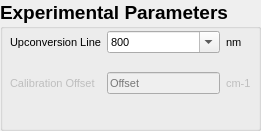
   <widget class="QGroupBox" name="experimental_params">
    <property name="geometry">
     <rect>
      <x>10</x>
      <y>240</y>
      <width>261</width>
      <height>131</height>
     </rect>
    </property>
    <property name="font">
     <font>
      <pointsize>14</pointsize>
      <weight>75</weight>
      <bold>true</bold>
     </font>
    </property>
    <property name="title">
     <string>Experimental Parameters</string>
    </property>
    <widget class="QWidget" name="layoutWidget">
     <property name="geometry">
      <rect>
       <x>10</x>
       <y>18</y>
       <width>241</width>
       <height>91</height>
      </rect>
     </property>
     <property name="font">
      <font>
       <pointsize>8</pointsize>
       <weight>50</weight>
       <bold>false</bold>
      </font>
     </property>
     <layout class="QGridLayout" name="gridLayout_2">
      <item row="4" column="1">
       <widget class="QLineEdit" name="calibrate_offset_box">
        <property name="enabled">
         <bool>false</bool>
        </property>
        <property name="toolTip">
         <string>Offset to apply to the spectrum energy axis. </string>
        </property>
        <property name="statusTip">
         <string>Offset to apply to the spectrum energy axis. </string>
        </property>
        <property name="whatsThis">
         <string>Offset to apply to the spectrum energy axis in wavenumbers.</string>
        </property>
        <property name="placeholderText">
         <string>Offset</string>
        </property>
       </widget>
      </item>
      <item row="2" column="1">
       <widget class="QComboBox" name="upconversion_line_dropdown">
        <property name="font">
         <font>
          <pointsize>8</pointsize>
          <weight>50</weight>
          <bold>false</bold>
         </font>
        </property>
        <property name="toolTip">
         <string>Wavelength of the upconverter (vis) beam.</string>
        </property>
        <property name="statusTip">
         <string>Wavelength of the upconverter (vis) beam.</string>
        </property>
        <property name="editable">
         <bool>true</bool>
        </property>
        <item>
         <property name="text">
          <string>800</string>
         </property>
        </item>
        <item>
         <property name="text">
          <string>515</string>
         </property>
        </item>
        <item>
         <property name="text">
          <string>804</string>
         </property>
        </item>
        <item>
         <property name="text">
          <string>808</string>
         </property>
        </item>
       </widget>
      </item>
      <item row="2" column="0">
       <widget class="QLabel" name="upconvert_label">
        <property name="font">
         <font>
          <pointsize>8</pointsize>
          <weight>50</weight>
          <bold>false</bold>
         </font>
        </property>
        <property name="text">
         <string>Upconversion Line</string>
        </property>
       </widget>
      </item>
      <item row="4" column="0">
       <widget class="QLabel" name="calibrate_offset_label">
        <property name="enabled">
         <bool>false</bool>
        </property>
        <property name="text">
         <string>Calibration Offset</string>
        </property>
       </widget>
      </item>
      <item row="4" column="2">
       <widget class="QLabel" name="calibrate_offset_unit_label">
        <property name="enabled">
         <bool>false</bool>
        </property>
        <property name="text">
         <string>cm-1</string>
        </property>
       </widget>
      </item>
      <item row="2" column="2">
       <widget class="QLabel" name="label">
        <property name="text">
         <string>nm</string>
        </property>
       </widget>
      </item>
     </layout>
    </widget>
   </widget>
